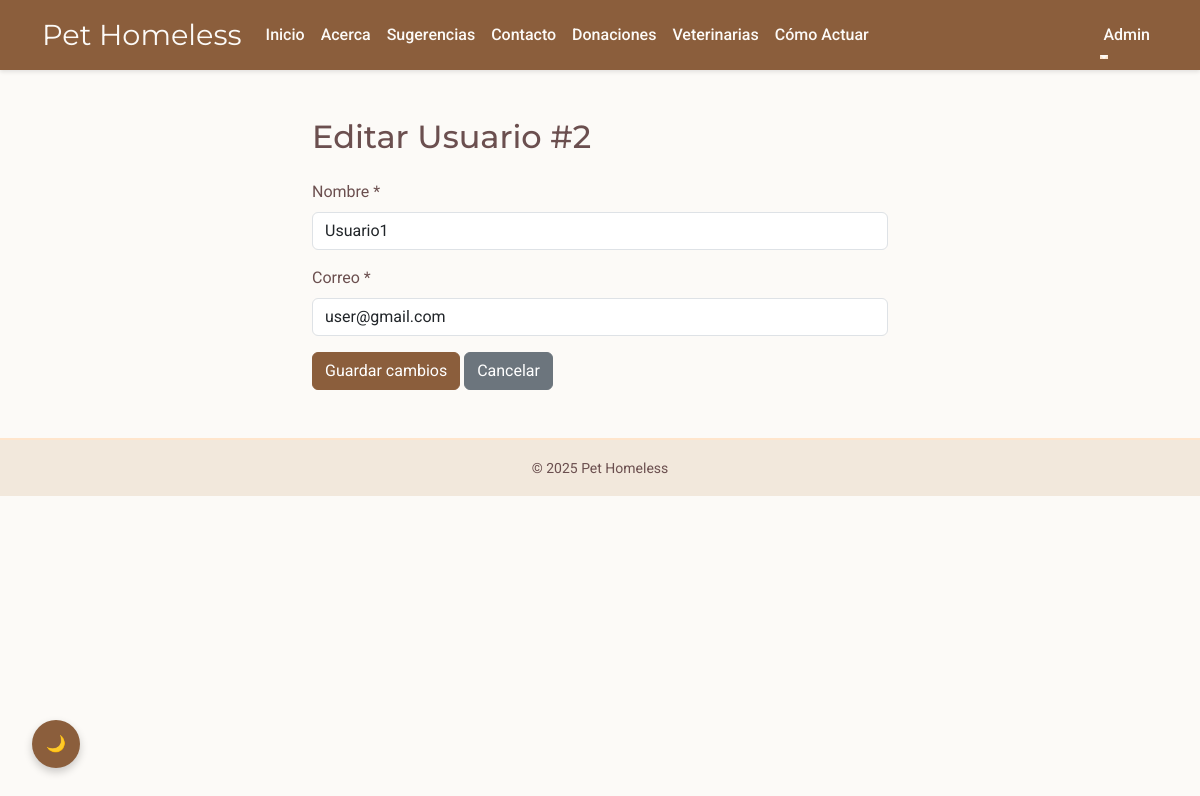
The page /admin_edit_user.php?id=2 (signed in) on the database its author committed.
### tables this page shows
CREATE TABLE IF NOT EXISTS usuarios (
  id INT AUTO_INCREMENT PRIMARY KEY,
  nombre VARCHAR(100) NOT NULL,
  correo VARCHAR(150) NOT NULL UNIQUE,
  contrasena VARCHAR(255) NOT NULL,
  rol ENUM('usuario','admin') NOT NULL DEFAULT 'usuario',
  fecha_creacion TIMESTAMP DEFAULT CURRENT_TIMESTAMP
);

### admin_edit_user.php (the view, shortened to what this page needs)
<?php
require 'conn.php';
$id = (int)$_GET['id'];
$stmt = $pdo->prepare("SELECT id, nombre, correo FROM usuarios WHERE id = :id");
$stmt->execute(['id' => $id]);
$user = $stmt->fetch();
?>
<!DOCTYPE html>
<html lang="es">
<head>
  <link
    href="https://cdn.jsdelivr.net/npm/bootstrap@5.3.0/dist/css/bootstrap.min.css"
    rel="stylesheet"
  >
  <link href="css/style.css" rel="stylesheet">
</head>
<body>
  <?php include 'layout/nav.php'; ?>
  <div class="container my-5" style="max-width: 600px;">
    <h2 class="mb-4">Editar Usuario #<?= htmlspecialchars($user['id']) ?></h2>
    <form method="post">
      <div class="mb-3">
        <label for="nombre" class="form-label">Nombre *</label>
        <input
          type="text"
          id="nombre"
          name="nombre"
          class="form-control"
          required
          value="<?= htmlspecialchars($_POST['nombre'] ?? $user['nombre']) ?>"
        >
      </div>
      <div class="mb-3">
        <label for="correo" class="form-label">Correo *</label>
        <input
          type="email"
          id="correo"
          name="correo"
          class="form-control"
          required
          value="<?= htmlspecialchars($_POST['correo'] ?? $user['correo']) ?>"
        >
      </div>
      <button type="submit" class="btn btn-primary">Guardar cambios</button>
      <a href="admin.php" class="btn btn-secondary">Cancelar</a>
    </form>
  </div>
  <button id="themeToggle" title="Cambiar tema">🌙</button>
  <?php include 'layout/footer.php'; ?>
</body>
</html>

### css/style.css (style rules this page uses)
:root { --primary-cream: #fcfaf7; --warm-beige: #f2e8dc; --soft-peach: #ffe5cc; --dusty-rose: #e8c8c4; --coffee-brown: #6b4f4f; --caramel: #8b5e3c; --space-sm: 0.5rem; --space-md: 1rem; --font-base: 'Roboto', sans-serif; --font-heading: 'Montserrat', sans-serif; }
* { box-sizing: border-box; margin: 0; padding: 0; }
body { background-color: var(--primary-cream); color: var(--coffee-brown); font-family: var(--font-base); line-height: 1.5; }
h1, h2, h3, h4, h5, h6 { font-family: var(--font-heading); }
.btn-primary { background-color: var(--caramel) !important; border-color: var(--caramel) !important; color: #fff !important; -webkit-transition: background-color 0.2s ease, box-shadow 0.2s ease; transition: background-color 0.2s ease, box-shadow 0.2s ease; }
#themeToggle { position: fixed; bottom: 2rem; left: 2rem; width: 3rem; height: 3rem; background: var(--caramel); color: #fff; border: none; border-radius: 50%; display: flex; align-items: center; justify-content: center; cursor: pointer; -webkit-box-shadow: 0 4px 8px rgba(0,0,0,0.2); box-shadow: 0 4px 8px rgba(0,0,0,0.2); z-index: 1000; }

### rows shown on the page
usuarios: id "2", nombre "Usuario1", correo "user@gmail.com"

### other values the page prints
$_SESSION['user_name'] "Admin"
